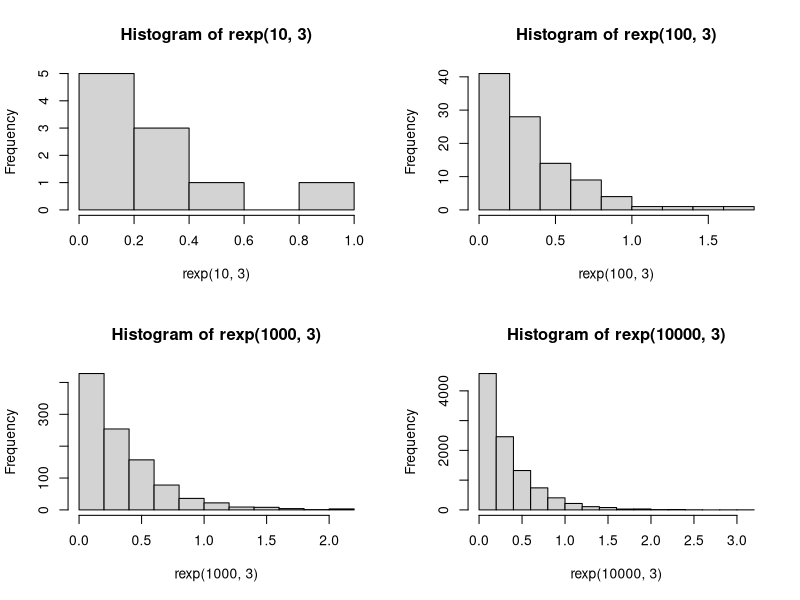

Generate this figure with R:
lambda = 3

set.seed(1)
rnorm(1)
probability = dexp(1, rate = lambda)
probability

par(mfrow=c(2,2))
set.seed(1)
hist(rexp(10,3))
hist(rexp(100,3))
hist(rexp(1000,3))
hist(rexp(10000,3))

n = 100
lambda = 3 
simnum <- 100
simdata <- matrix(rexp(simnum * n, rate=lambda), simnum)
sim_rowmean <- apply(simdata,1,mean)
simdata_mean <- mean(sim_rowmean)
sim_var <- var(sim_rowmean)